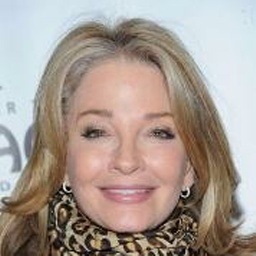
#> input picture adaboost/data/000018.jpg, 256 x 256 px, found by its file name; its folder holds only this picture in this run
$ python adaboost_loop.py
#> lines starting #> are read from the running program, lines starting #| are printed output that depends on the picture; after the words box and inside, x2 and y2 are one past the last pixel; in counts of white or black regions, pixels touching at a corner belong together
import cv2 as cv
import os

data_path = "adaboost/data/"

f_cascade = cv.CascadeClassifier("adaboost/haarcascade_frontalface_alt2.xml")

for img in os.listdir(data_path):
    frame = cv.imread(data_path + img)
#> frame is the input picture: shape (256, 256, 3); mean B, G, R 146.4, 155.3, 168.1

    gray = cv.cvtColor(frame, cv.COLOR_BGR2GRAY)
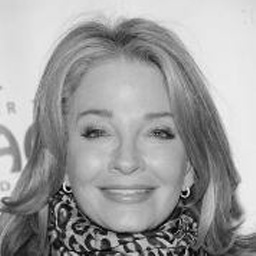
#> gray: shape (256, 256); min 1, max 242, mean 158.1

    faces = f_cascade.detectMultiScale(gray, 1.3, 5)
#> faces = [[54, 77, 144, 144]]

    for (x, y, w, h) in faces:
        frame = cv.rectangle(frame, (x, y), (x+w, y+h), (0, 0, 255), 2)
#> this loop made 1 pass
#> pass 1, `frame = cv.rectangle(frame, (x, y), (x+w, y+h), (0, 0, 255), 2)`:
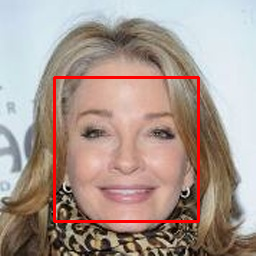
#> frame: shape (256, 256, 3); 2.63% of pixels changed, all inside (x1, y1, x2, y2) = (53, 76, 200, 223)

    cv.imwrite(os.path.join('adaboost/result/', img), frame)

$ run again, on adaboost/data/000026.jpg
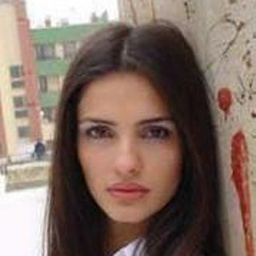
#> input picture adaboost/data/000026.jpg, 256 x 256 px, found by its file name
#> frame is the input picture: shape (256, 256, 3); mean B, G, R 100, 110.1, 130.2
#> `gray = cv.cvtColor(frame, cv.COLOR_BGR2GRAY)`:
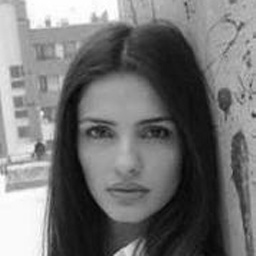
#> gray: shape (256, 256); min 3, max 255, mean 115
#> faces = [[61, 82, 133, 133]]
#> the loop `for (x, y, w, h) in faces:` made 1 pass
#> pass 1, `frame = cv.rectangle(frame, (x, y), (x+w, y+h), (0, 0, 255), 2)`:
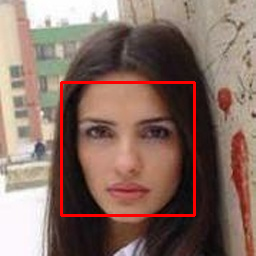
#> frame: shape (256, 256, 3); 2.43% of pixels changed, all inside (x1, y1, x2, y2) = (60, 81, 196, 217)

$ run again, on adaboost/data/1.jpg
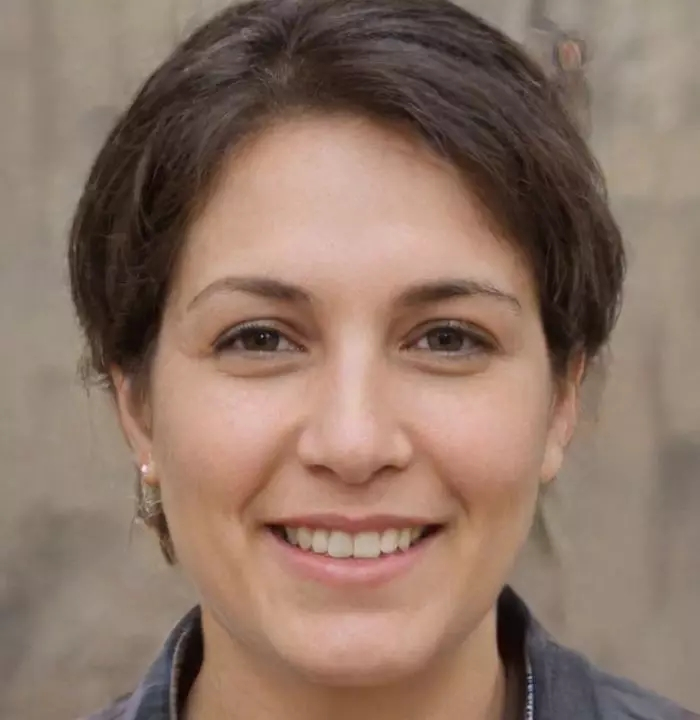
#> input picture adaboost/data/1.jpg, 700 x 720 px, found by its file name
#> frame is the input picture: shape (720, 700, 3); mean B, G, R 102.1, 116.2, 141.3
#> `gray = cv.cvtColor(frame, cv.COLOR_BGR2GRAY)`:
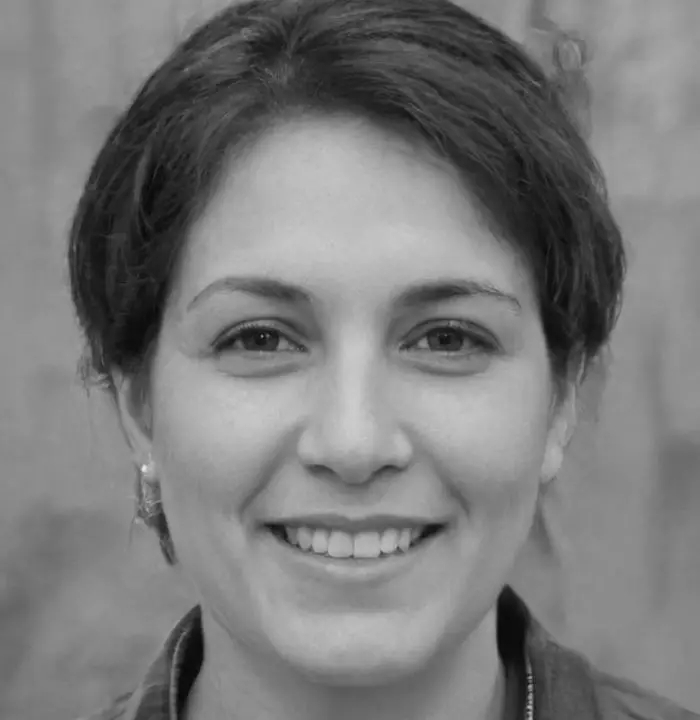
#> gray: shape (720, 700); min 4, max 232, mean 122.1
#> faces = [[105, 146, 489, 489]]
#> the loop `for (x, y, w, h) in faces:` made 1 pass
#> pass 1, `frame = cv.rectangle(frame, (x, y), (x+w, y+h), (0, 0, 255), 2)`:
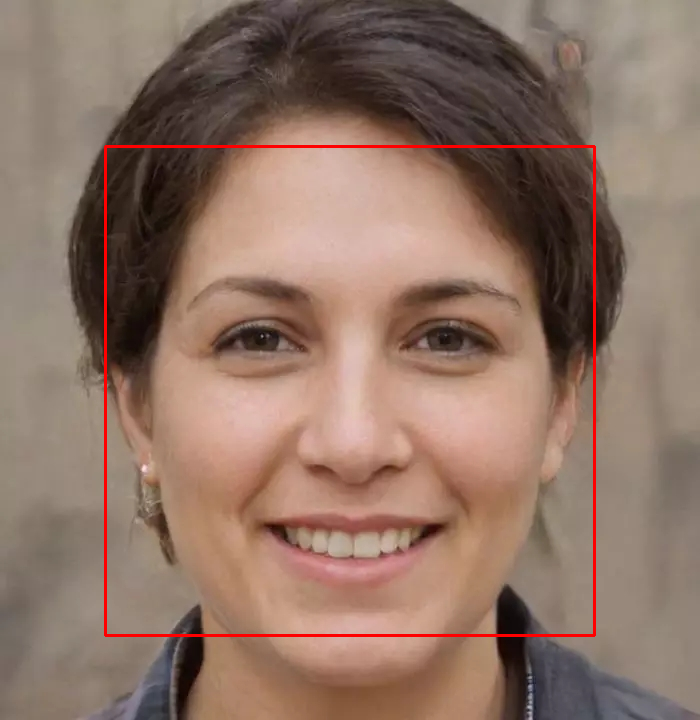
#> frame: shape (720, 700, 3); 1.16% of pixels changed, all inside (x1, y1, x2, y2) = (104, 145, 596, 637)

$ run again, on adaboost/data/timg.jpg
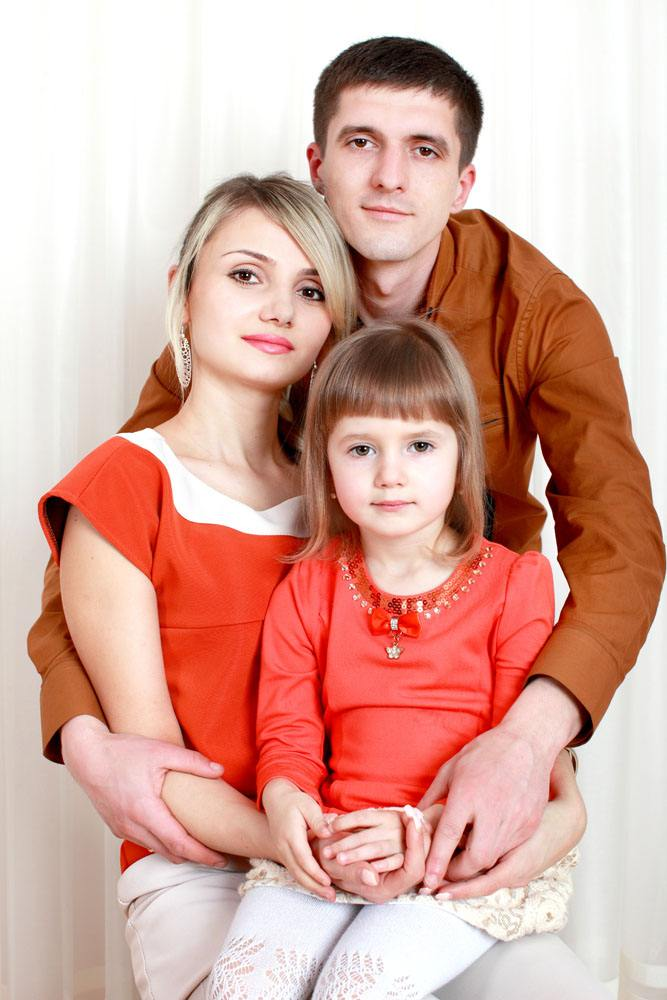
#> input picture adaboost/data/timg.jpg, 667 x 1000 px, found by its file name
#> frame is the input picture: shape (1000, 667, 3); mean B, G, R 157.4, 169.2, 216.2
#> `gray = cv.cvtColor(frame, cv.COLOR_BGR2GRAY)`:
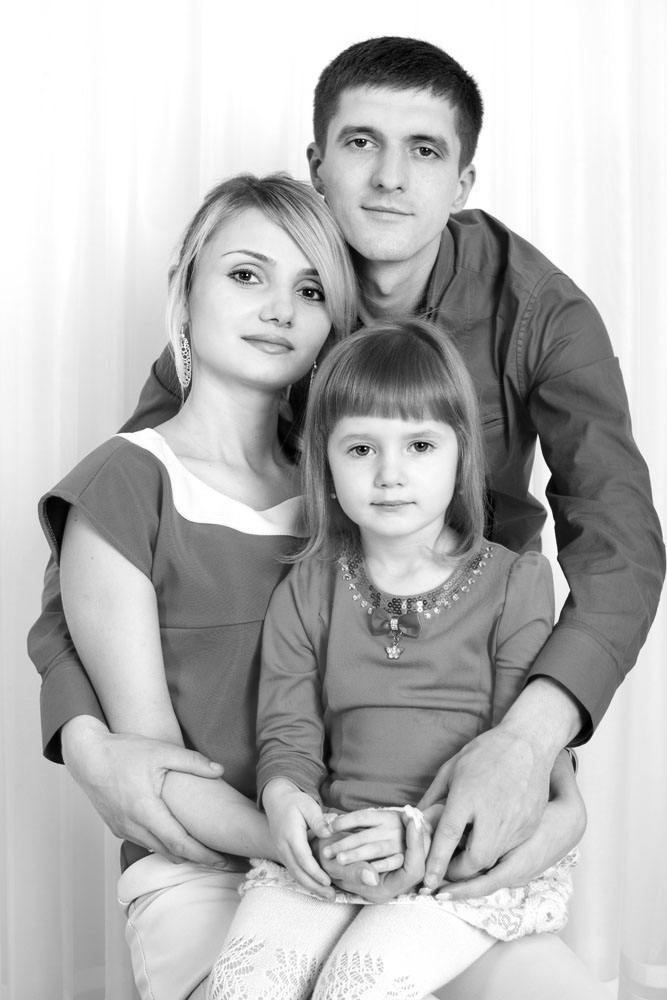
#> gray: shape (1000, 667); min 0, max 255, mean 181.9
#> faces = [[321, 396, 136, 136], [312, 87, 155, 155], [192, 220, 161, 161]]
#> the loop `for (x, y, w, h) in faces:` made 3 passes
#> pass 3, `frame = cv.rectangle(frame, (x, y), (x+w, y+h), (0, 0, 255), 2)`:
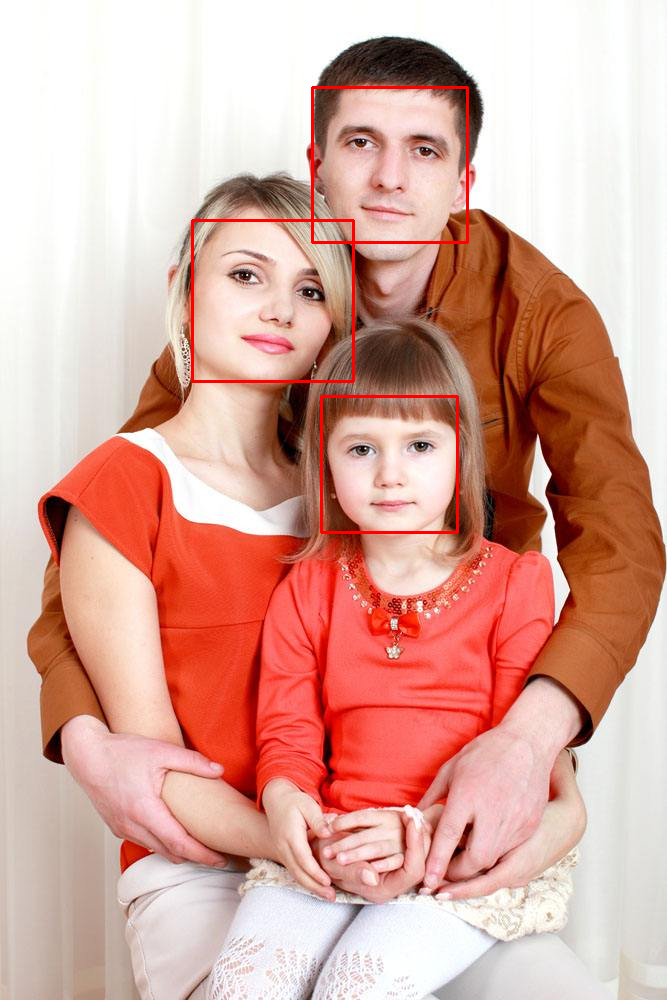
#> frame: shape (1000, 667, 3); mean B, G, R 156.6, 168.2, 217

$ run again, on adaboost/data/000019.jpg
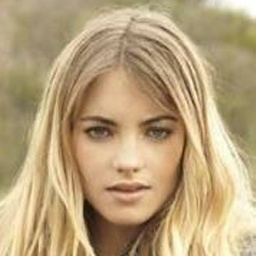
#> input picture adaboost/data/000019.jpg, 256 x 256 px, found by its file name
#> frame is the input picture: shape (256, 256, 3); mean B, G, R 123, 161, 184.3
#> `gray = cv.cvtColor(frame, cv.COLOR_BGR2GRAY)`:
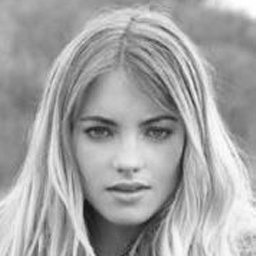
#> gray: shape (256, 256); min 22, max 255, mean 163.7
#> faces = [[59, 80, 136, 136]]
#> the loop `for (x, y, w, h) in faces:` made 1 pass
#> pass 1, `frame = cv.rectangle(frame, (x, y), (x+w, y+h), (0, 0, 255), 2)`:
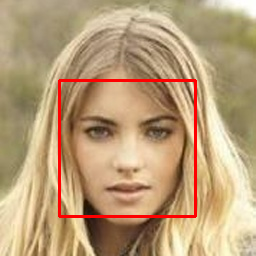
#> frame: shape (256, 256, 3); 2.48% of pixels changed, all inside (x1, y1, x2, y2) = (58, 79, 197, 218)
